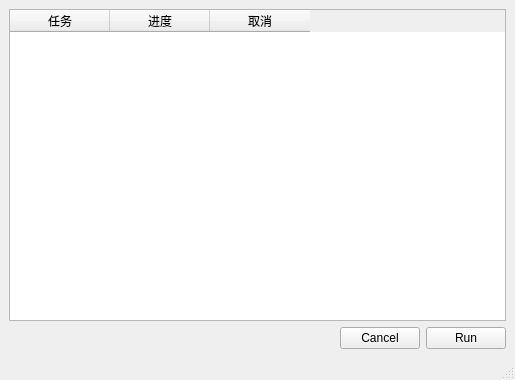
<?xml version="1.0" encoding="UTF-8"?>
<ui version="4.0">
 <class>MainWindow</class>
 <widget class="QMainWindow" name="MainWindow">
  <property name="geometry">
   <rect>
    <x>0</x>
    <y>0</y>
    <width>515</width>
    <height>380</height>
   </rect>
  </property>
  <property name="windowTitle">
   <string>MainWindow</string>
  </property>
  <widget class="QWidget" name="centralwidget">
   <layout class="QVBoxLayout" name="verticalLayout">
    <item>
     <widget class="QTableWidget" name="tableWidget">
      <column>
       <property name="text">
        <string>任务</string>
       </property>
      </column>
      <column>
       <property name="text">
        <string>进度</string>
       </property>
      </column>
      <column>
       <property name="text">
        <string>取消</string>
       </property>
      </column>
     </widget>
    </item>
    <item>
     <layout class="QHBoxLayout" name="horizontalLayout">
      <item>
       <spacer name="horizontalSpacer">
        <property name="orientation">
         <enum>Qt::Orientation::Horizontal</enum>
        </property>
        <property name="sizeHint" stdset="0">
         <size>
          <width>40</width>
          <height>20</height>
         </size>
        </property>
       </spacer>
      </item>
      <item>
       <widget class="QPushButton" name="btnCancel">
        <property name="text">
         <string>Cancel</string>
        </property>
       </widget>
      </item>
      <item>
       <widget class="QPushButton" name="btnRun">
        <property name="text">
         <string>Run</string>
        </property>
       </widget>
      </item>
     </layout>
    </item>
   </layout>
  </widget>
  <widget class="QMenuBar" name="menubar">
   <property name="geometry">
    <rect>
     <x>0</x>
     <y>0</y>
     <width>515</width>
     <height>25</height>
    </rect>
   </property>
  </widget>
  <widget class="QStatusBar" name="statusbar"/>
 </widget>
 <resources/>
 <connections/>
</ui>
